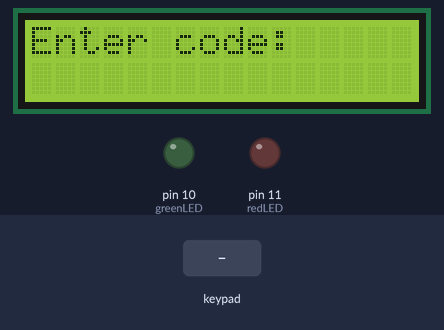
The sketch below on a simulated Arduino Uno, built with avr-gcc and run on an emulated ATmega328P. Parts: 16×2 character LCD, output pins drawn as LEDs (lit = HIGH). Inputs (shaded band) come from the test bench.

Above: at 1.3 s.
1.4 s: keypad keys 0 9 1 A # pressed 0.4 s apart
At 4.4 s:
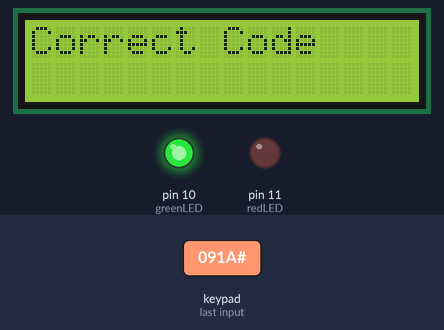
4.9 s: key '#' pressed
At 6.4 s:
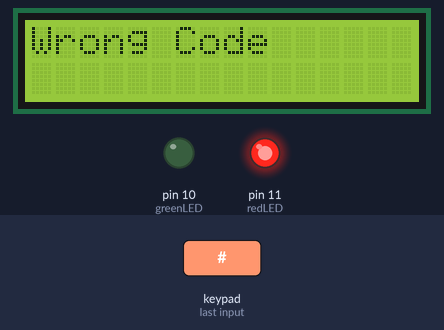
7.9 s: key '1' pressed
At 8.8 s:
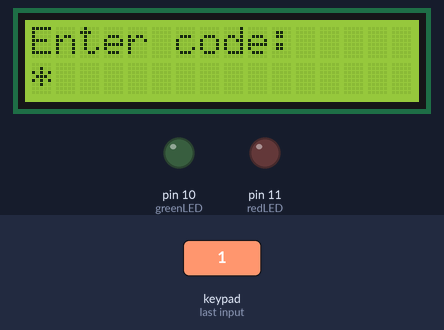
9.4 s: key '2' pressed
At 9.9 s:
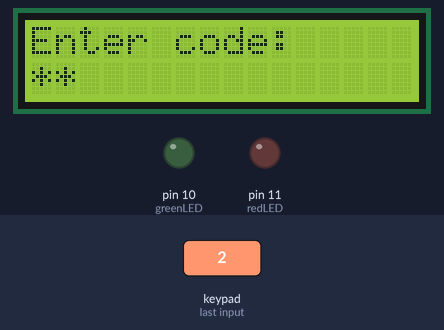
Timing chart, 0 to 11.9 s (numbered marks = the images above; inputs shaded):
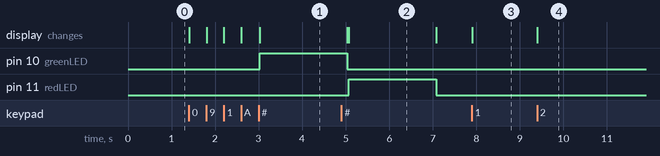

The sketch:

Security_System.ino
```cpp
#include <Wire.h>
#include <LiquidCrystal_I2C.h>
#include <Keypad.h>

LiquidCrystal_I2C lcd(0x27, 16, 2); // I2C address 0x27, 16 column and 2 rows

const int greenLED = 10;
const int redLED = 11;

const int ROW_NUM    = 4; // four rows
const int COLUMN_NUM = 4; // four columns

char keys[ROW_NUM][COLUMN_NUM] = {
  {'1','2','3','A'},
  {'4','5','6','B'},
  {'7','8','9','C'},
  {'*','0','#','D'}
};

byte pin_rows[ROW_NUM] = {0, 1, 2, 3};
byte pin_column[COLUMN_NUM] = {4, 5, 6, 7};

Keypad keypad = Keypad(makeKeymap(keys), pin_rows, pin_column, ROW_NUM, COLUMN_NUM);

const char* correctCode = "091A"; // Change this to your desired 4-digit code
char enteredCode[5] = ""; // Buffer for entered code

void setup() {
  lcd.begin(16, 2);
  lcd.init();
  lcd.backlight();

  lcd.print("Enter code:");

  pinMode(greenLED, OUTPUT);
  pinMode(redLED, OUTPUT);
}

void loop() {
  char key = keypad.getKey();

  if (key) {
    handleKeypress(key);
  }
}

void handleKeypress(char key) {
  if (key == '#') {
    checkCode();
  } else {
    appendCode(key);
  }
}

void appendCode(char key) {
  if (strlen(enteredCode) < 4) {
    lcd.setCursor(strlen(enteredCode), 1);
    lcd.print('*');
    enteredCode[strlen(enteredCode)] = key;
    enteredCode[strlen(enteredCode) + 1] = '\0'; // Null-terminate the string
  }
}

void checkCode() {
  if (strcmp(enteredCode, correctCode) == 0) {
    lcd.clear();
    lcd.print("Correct Code");
    digitalWrite(greenLED, HIGH);
    digitalWrite(redLED, LOW);
    delay(2000);
    resetSystem();
  } else {
    lcd.clear();
    lcd.print("Wrong Code");
    digitalWrite(greenLED, LOW);
    digitalWrite(redLED, HIGH);
    delay(2000);
    resetSystem();
  }
}

void resetSystem() {
  lcd.clear();
  lcd.print("Enter code:");
  memset(enteredCode, 0, sizeof(enteredCode)); // Clear the entered code buffer
  digitalWrite(greenLED, LOW);
  digitalWrite(redLED, LOW);
}
```

Measured:
- after the input at 1.4 s, pin 10 (greenLED): LOW → HIGH after 1.6 s; the display: first changes at once (image 1 shows a later state)
- after the input at 4.9 s, pin 11 (redLED): LOW → HIGH after 0.17 s, → LOW 2.0 s later; the display: first differs from a run without the input after 0.17 s (image 2)
- after the input at 7.9 s, the display: changes at once (image 3)
- after the input at 9.4 s, the display: changes at once (image 4)
- what the display in image 2 shows lasts 2.0 s, from 5.1 s to 7.1 s
